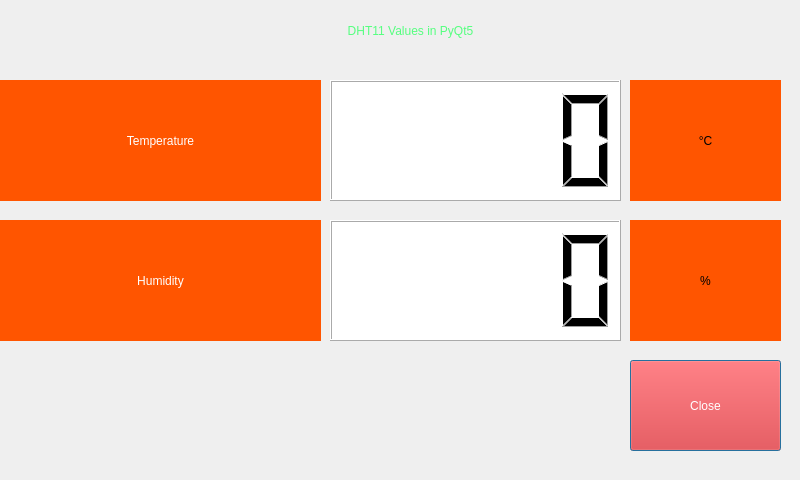
<?xml version="1.0" encoding="UTF-8"?>
<ui version="4.0">
 <class>Dialog</class>
 <widget class="QDialog" name="Dialog">
  <property name="geometry">
   <rect>
    <x>0</x>
    <y>0</y>
    <width>800</width>
    <height>480</height>
   </rect>
  </property>
  <property name="windowTitle">
   <string>Dialog</string>
  </property>
  <widget class="QLabel" name="label">
   <property name="geometry">
    <rect>
     <x>260</x>
     <y>0</y>
     <width>301</width>
     <height>61</height>
    </rect>
   </property>
   <property name="styleSheet">
    <string notr="true">font: 18pt &quot;Palatino Linotype&quot;;
color: rgb(85, 255, 127);</string>
   </property>
   <property name="text">
    <string>DHT11 Values in PyQt5</string>
   </property>
   <property name="alignment">
    <set>Qt::AlignCenter</set>
   </property>
  </widget>
  <widget class="QLabel" name="label_2">
   <property name="geometry">
    <rect>
     <x>0</x>
     <y>80</y>
     <width>321</width>
     <height>121</height>
    </rect>
   </property>
   <property name="styleSheet">
    <string notr="true">font: 22pt &quot;Perpetua&quot;;
background-color: rgb(255, 85, 0);
color: rgb(255, 255, 255);</string>
   </property>
   <property name="text">
    <string>Temperature</string>
   </property>
   <property name="alignment">
    <set>Qt::AlignCenter</set>
   </property>
  </widget>
  <widget class="QLabel" name="label_3">
   <property name="geometry">
    <rect>
     <x>0</x>
     <y>220</y>
     <width>321</width>
     <height>121</height>
    </rect>
   </property>
   <property name="styleSheet">
    <string notr="true">font: 22pt &quot;Perpetua&quot;;
background-color: rgb(255, 85, 0);
color: rgb(255, 255, 255);</string>
   </property>
   <property name="text">
    <string>Humidity</string>
   </property>
   <property name="alignment">
    <set>Qt::AlignCenter</set>
   </property>
  </widget>
  <widget class="QLCDNumber" name="lcdNumber">
   <property name="geometry">
    <rect>
     <x>330</x>
     <y>80</y>
     <width>291</width>
     <height>121</height>
    </rect>
   </property>
   <property name="styleSheet">
    <string notr="true">background-color: rgb(255, 255, 255);</string>
   </property>
  </widget>
  <widget class="QLCDNumber" name="lcdNumber_2">
   <property name="geometry">
    <rect>
     <x>330</x>
     <y>220</y>
     <width>291</width>
     <height>121</height>
    </rect>
   </property>
   <property name="styleSheet">
    <string notr="true">background-color: rgb(255, 255, 255);</string>
   </property>
  </widget>
  <widget class="QLabel" name="label_4">
   <property name="geometry">
    <rect>
     <x>630</x>
     <y>80</y>
     <width>151</width>
     <height>121</height>
    </rect>
   </property>
   <property name="styleSheet">
    <string notr="true">font: 22pt &quot;Perpetua&quot;;
background-color: rgb(255, 85, 0);
color: rgb(0, 0, 0);</string>
   </property>
   <property name="text">
    <string>°C</string>
   </property>
   <property name="alignment">
    <set>Qt::AlignCenter</set>
   </property>
  </widget>
  <widget class="QLabel" name="label_5">
   <property name="geometry">
    <rect>
     <x>630</x>
     <y>220</y>
     <width>151</width>
     <height>121</height>
    </rect>
   </property>
   <property name="styleSheet">
    <string notr="true">font: 22pt &quot;Perpetua&quot;;
background-color: rgb(255, 85, 0);
color: rgb(0, 0, 0);</string>
   </property>
   <property name="text">
    <string>%</string>
   </property>
   <property name="alignment">
    <set>Qt::AlignCenter</set>
   </property>
  </widget>
  <widget class="QPushButton" name="pushButton">
   <property name="geometry">
    <rect>
     <x>630</x>
     <y>360</y>
     <width>151</width>
     <height>91</height>
    </rect>
   </property>
   <property name="styleSheet">
    <string notr="true">background-color: rgb(255, 0, 0);
font: 14pt &quot;Sitka Small&quot;;
color: rgb(255, 255, 255);</string>
   </property>
   <property name="text">
    <string>Close</string>
   </property>
  </widget>
 </widget>
 <resources/>
 <connections/>
</ui>
